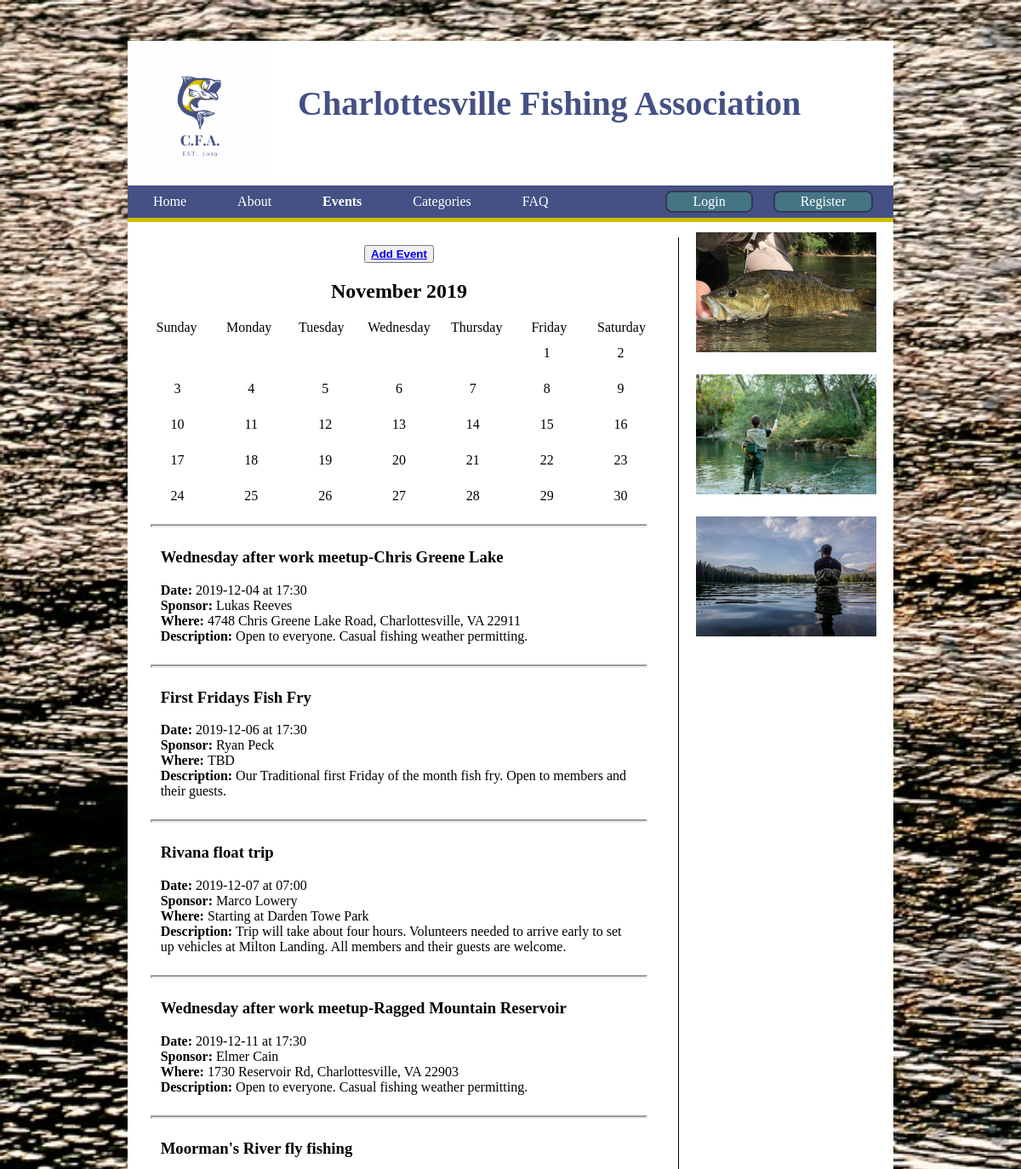
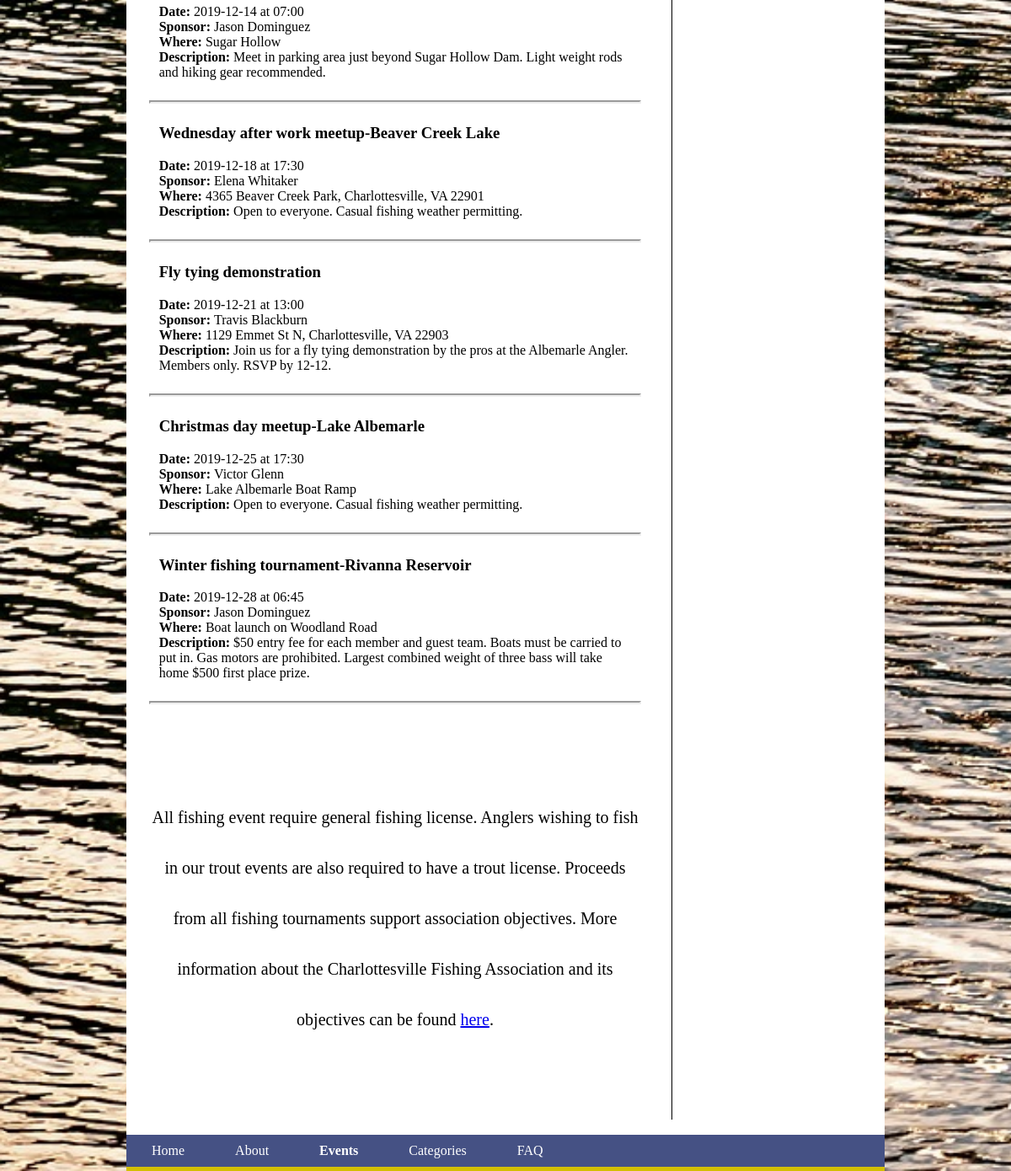
Screenshot of /events.php with the database file from the repository (2 pictures, top to bottom).
### tables this page shows
CREATE TABLE event ( 
    eventName VARCHAR(60), 
    sponsor VARCHAR(50), 
    location VARCHAR(100), 
    eventDate DATE, 
    eventTime TIME(0),
    description VARCHAR(50),
    PRIMARY KEY (eventDate)
    );

### events.php (the view, shortened to what this page needs)
<?php
  if(strpos($_SERVER['HTTP_HOST'], "localhost") !== FALSE){
    $http = "http://" . $_SERVER['HTTP_HOST'];
    $root = $_SERVER['DOCUMENT_ROOT'];
  }
  else{
    $http = "https://" . $_SERVER['HTTP_HOST'];
    $root = $_SERVER['DOCUMENT_ROOT'];
  }
?>
<!DOCTYPE html>
<html xmlns="http://www.w3.org/1999/xhtml" lang="en" xml-lang="en">
<head>
    <link rel="stylesheet" href=<?php echo "{$http}/cfa.css"; ?> />
</head>
<body>
    <div class="container">
        <?php
            include($root.'/common/header.php');
            include($root.'/common/menu.php');
            include($root.'/common/sidebar.php');
        ?>
        <div class="info">
        <button><span><a href=<?php echo "{$http}/forms/new_event.php"; ?> class="fill"><b>Add Event</b></a></span></button>
            <div class = "calendar">
                <h2>November 2019</h2>
                <div class="day">
                    <div>Sunday</div>
                    <div>Monday</div>
                    <div>Tuesday</div>
                    <div>Wednesday</div>
                    <div>Thursday</div>
                    <div>Friday</div>
                    <div>Saturday</div>
                </div>
                <div class="dates">
                    <span>1</span>
                    <span>2</span>
                    <span>3</span>
                    <span>4</span>
                    <span>5</span>
                    <span>6</span>
                    <span>7</span>
                    <span>8</span>
                    <span>9</span>
                    <span>10</span>
                    <span>11</span>
                    <span>12</span>
                    <span>13</span>
                    <span>14</span>
                    <span>15</span>
                    <span>16</span>
                    <span>17</span>
                    <span>18</span>
                    <span>19</span>
                    <span>20</span>
                    <span>21</span>
                    <span>22</span>
                    <span>23</span>
                    <span>24</span>
                    <span>25</span>
                    <span>26</span>
                    <span>27</span>
                    <span>28</span>
                    <span>29</span>
                    <span>30</span>
                </div>
            </div>
        <?php
    $db = new SQLite3($root.'/cfa.db') or die('Unable to open database');
    $query = <<<QUERY
    SELECT *
    FROM event
QUERY;
    $eventArray = array();
    $result = $db->query($query) or die('Query failed');
    while($row = $result->fetchArray()){
        array_push($eventArray, $row);
    }
        usort($eventArray, "date_sort");
        foreach ($eventArray as $event){
            echo "<hr>
            <div class = \"content\">
            <h3>".$event["eventName"]."</h3>
            <p><strong>Date: </strong>".$event["eventDate"]." at ".$event["eventTime"]."<br>
            <strong>Sponsor: </strong>".$event["sponsor"]."<br>
            <strong>Where: </strong>".$event["location"]."<br>
            <strong>Description: </strong>".$event["description"]."</p>
            </div>";
        }
        ?>
        <hr>
        <div id="large">
            <br>
            <p>
                All fishing event require general fishing license.
                Anglers wishing to fish in our trout events are also
                required to have a trout license. Proceeds from all
                fishing tournaments support association objectives.
                More information about the Charlottesville Fishing Association
                and its objectives can be found <a href="about.php">here</a>.
            </p>
            <br>
        </div>
        </div>
    </div>
    <?php include($root.'/common/footer.php'); ?>
</body>
</html>

### common/header.php
<div class="header">
    <img id="headImg" src=<?php echo "{$http}/pics/logo.png"; ?>>
    <h1>Charlottesville Fishing Association</h1>
</div>

### common/menu.php
<?php $page = basename($_SERVER['PHP_SELF']); ?>
<div class = "navbar">
    <ul>
        <li class="<?php if($page == 'index.php'){ echo 'active';}?>"><a href=<?php echo "{$http}/index.php"; ?>>Home</a></li>
        <li class="<?php if($page == 'about.php'){ echo 'active';}?>"><a href=<?php echo "{$http}/about.php"; ?>>About</a></li>
        <li class="<?php if($page == 'events.php'){ echo 'active';}?>"><a href=<?php echo "{$http}/events.php"; ?>>Events</a></li>
        <li class="<?php if($page == 'categories.php'){ echo 'active';}?>"><a href=<?php echo "{$http}/categories.php"; ?>>Categories</a></li>
        <li class="<?php if($page == 'faq.php'){ echo 'active';}?>"><a href=<?php echo "{$http}/faq.php"; ?>>FAQ</a></li>
        <?php
        if(!empty($_SESSION['logged_in']) && $_SESSION['logged_in']){
            echo "<li style=\"float:right;\"><a class=\"logout\" href=\"{$http}/actionScripts/logout_action.php\">Logout</a></li>";
        }
        else {
            echo "<li style=\"float:right;\"><a class=\"login\" href=\"{$http}/forms/registration.php\">Register</a></li>";
            echo "<li style=\"float:right;\"><a class=\"login\" href=\"{$http}/forms/login.php\">Login</a></li>";
        }
        ?>
    </ul>
</div>

### common/sidebar.php
<div class = "sidebar">
    <img class="img" src=<?php echo "{$http}/pics/bass.jpg"; ?>>
    <img class="img" src=<?php echo "{$http}/pics/flyfishing.jpg"; ?>>
    <img class="img" src=<?php echo "{$http}/pics/fishing.jpg"; ?>>
</div>

### common/footer.php
<?php $page = basename($_SERVER['PHP_SELF']); ?>
<div id="footer">
    <div class = "navbar">
        <ul>
        <li class="<?php if($page == 'index.php'){ echo 'active';}?>"><a href=<?php echo "{$http}/index.php"; ?>>Home</a></li>
        <li class="<?php if($page == 'about.php'){ echo 'active';}?>"><a href=<?php echo "{$http}/about.php"; ?>>About</a></li>
        <li class="<?php if($page == 'events.php'){ echo 'active';}?>"><a href=<?php echo "{$http}/events.php"; ?>>Events</a></li>
        <li class="<?php if($page == 'categories.php'){ echo 'active';}?>"><a href=<?php echo "{$http}/categories.php"; ?>>Categories</a></li>
        <li class="<?php if($page == 'faq.php'){ echo 'active';}?>"><a href=<?php echo "{$http}/faq.php"; ?>>FAQ</a></li>
        </ul>
    </div>
</div>

### cfa.css (style rules this page uses)
html, .body { background-image: url(pics/backround.jpg); background-color: #455184; background-size: cover; font-family: verdana; margin: 0; padding: 0; height: 100%; }
.container { box-sizing: border-box; background-color: white; background-image: none; margin: auto; margin-top: 4vw; width: 75vw; overflow: auto; }
.header { box-sizing: border-box; max-width: 100%; position: relative; max-height: 170px; }
#headImg { box-sizing: border-box; display: inline-block; height: 170px; }
.header h1 { box-sizing: border-box; display: inline-block; position: absolute; text-align: left; font-family: Cambria, Cochin, Georgia, Times, 'Times New Roman', serif; color: #455184; font-size: 40px; margin-top: 50px; margin-left: 30px; }
.navbar { overflow: hidden; background-color: #455184; margin: 0; padding: 0; border-bottom:5px solid #D3BF00; }
.navbar ul { list-style-type: none; margin: 0; padding: 0; }
.navbar li { float: left; }
.navbar li a { display: block; text-align: center; padding: 10px 30px; text-decoration: none; color: white; }
.active { font-weight: bold; }
.login { border:2px solid#313857; background: #457584; border-radius:8px; line-height: .2vw; margin-top: .5vw; margin-right: 2vw; }
.info { display: inline-block; box-sizing: border-box; text-align: center; padding: 1% 4% 1% 1%; margin: 2%; width: 70%; border-right-style: solid; border-width: 1px; min-height: 40vw; }
#large { line-height: 3; font-size: 20px; }
hr { margin-top: 2vw; margin-bottom: 2vw; border-width: 2px; }
.content { text-align: left; margin: 2%; }
.sidebar { box-sizing: border-box; display: block; position: absolute; right: 12%; width: 22%; margin-top: 1%; }
.sidebar img { box-sizing: border-box; display: block; margin-left: auto; margin-right: auto; margin-bottom: 10%; max-width: 250px; max-height: 200px; height: 80%; width: 80%; }
.calendar { color:black; margin: 0; padding: 0; }
.day { margin-top: 1vw; }
.day, .dates { display: grid; grid-gap: 2vw 2vw; grid-template-columns: repeat(7, 1fr); }
.dates { margin-top: 1vw; }
.dates span:first-child { grid-column: 6 }
#footer { width: 75vw; margin: auto; }

### rows the page displays
event: eventName "Wednesday after work meetup-Chris Greene Lake", eventDate "2019-12-04", eventTime "17:30", sponsor "Lukas Reeves", location "4748 Chris Greene Lake Road, Charlottesville, VA 22911", description "Open to everyone. Casual fishing weather permitting."
event: eventName "First Fridays Fish Fry", eventDate "2019-12-06", eventTime "17:30", sponsor "Ryan Peck", location "TBD", description "Our Traditional first Friday of the month fish fry. Open to members and their guests."
event: eventName "Rivana float trip", eventDate "2019-12-07", eventTime "07:00", sponsor "Marco Lowery", location "Starting at Darden Towe Park", description "Trip will take about four hours. Volunteers needed to arrive early to set up vehicles at Milton Landing. All members and their guests are welcome."
event: eventName "Wednesday after work meetup-Ragged Mountain Reservoir", eventDate "2019-12-11", eventTime "17:30", sponsor "Elmer Cain", location "1730 Reservoir Rd, Charlottesville, VA 22903", description "Open to everyone. Casual fishing weather permitting."
event: eventName "Moorman's River fly fishing", eventDate "2019-12-14", eventTime "07:00", sponsor "Jason Dominguez", location "Sugar Hollow", description "Meet in parking area just beyond Sugar Hollow Dam. Light weight rods and hiking gear recommended."
event: eventName "Wednesday after work meetup-Beaver Creek Lake", eventDate "2019-12-18", eventTime "17:30", sponsor "Elena Whitaker", location "4365 Beaver Creek Park, Charlottesville, VA 22901", description "Open to everyone. Casual fishing weather permitting."
event: eventName "Fly tying demonstration", eventDate "2019-12-21", eventTime "13:00", sponsor "Travis Blackburn", location "1129 Emmet St N, Charlottesville, VA 22903", description "Join us for a fly tying demonstration by the pros at the Albemarle Angler. Members only. RSVP by 12-12."
event: eventName "Christmas day meetup-Lake Albemarle", eventDate "2019-12-25", eventTime "17:30", sponsor "Victor Glenn", location "Lake Albemarle Boat Ramp", description "Open to everyone. Casual fishing weather permitting."
event: eventName "Winter fishing tournament-Rivanna Reservoir", eventDate "2019-12-28", eventTime "06:45", sponsor "Jason Dominguez", location "Boat launch on Woodland Road", description "$50 entry fee for each member and guest team. Boats must be carried to put in. Gas motors are prohibited. Largest combined weight of three bass will take home $500 first place prize."
